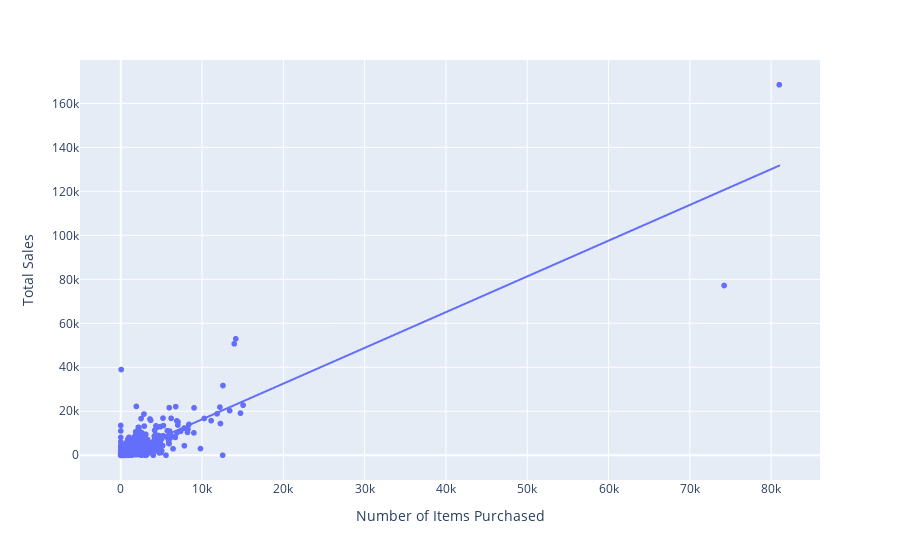

Notebook source saved alongside this figure:
### Markdown cell above
### Customer Behavior Analysis

### Code cell
# Group the customer_purchases_df DataFrame by 'InvoiceNo' and sum up both 'Quantity' and 'Total' for each invoice
# Reset the index for easier manipulation
by_quant = customer_purchases_df.groupby(['InvoiceNo'])[['Quantity', 'Total']].sum().reset_index()

# Create a scatter plot using Plotly Express
# The x-axis represents the summed 'Quantity' of items purchased in each invoice
# The y-axis represents the summed 'Total' sales for each invoice
# A trendline is added to the scatter plot using Ordinary Least Squares (OLS) method for linear fitting
fig = px.scatter(x=by_quant['Quantity'].values, y=by_quant['Total'].values, labels={'x': 'Number of Items Purchased', 'y': 'Total Sales'}, trendline='ols')

# Display the scatter plot
fig.show()

### Figure 1 — Plotly figure (JSON) as saved in the notebook; plotly's stock layout.template omitted (floating-point values rounded to 4 significant figures; data arrays with more than 128 entries replaced by an {"elided": "..."} marker saying what was removed)
{"data": [{"hovertemplate": "Number of Items Purchased=%{x}<br>Total Sales=%{y}<extra></extra>", "legendgroup": "", "marker": {"color": "#636efa", "symbol": "circle"}, "mode": "markers", "name": "", "showlegend": false, "type": "scattergl", "x": {"elided": "20726 int values"}, "xaxis": "x", "y": {"elided": "20726 float values"}, "yaxis": "y"}, {"hovertemplate": "<b>OLS trendline</b><br>y = 1.62508 * x + 70.7877<br>R<sup>2</sup>=0.768895<br><br>Number of Items Purchased=%{x}<br>Total Sales=%{y} <b>(trend)</b><extra></extra>", "legendgroup": "", "marker": {"color": "#636efa", "symbol": "circle"}, "mode": "lines", "name": "", "showlegend": false, "type": "scattergl", "x": {"elided": "20726 int values"}, "xaxis": "x", "y": {"elided": "20726 float values"}, "yaxis": "y"}], "layout": {"legend": {"tracegroupgap": 0}, "margin": {"t": 60}, "xaxis": {"anchor": "y", "domain": [0, 1], "title": {"text": "Number of Items Purchased"}}, "yaxis": {"anchor": "x", "domain": [0, 1], "title": {"text": "Total Sales"}}}}
